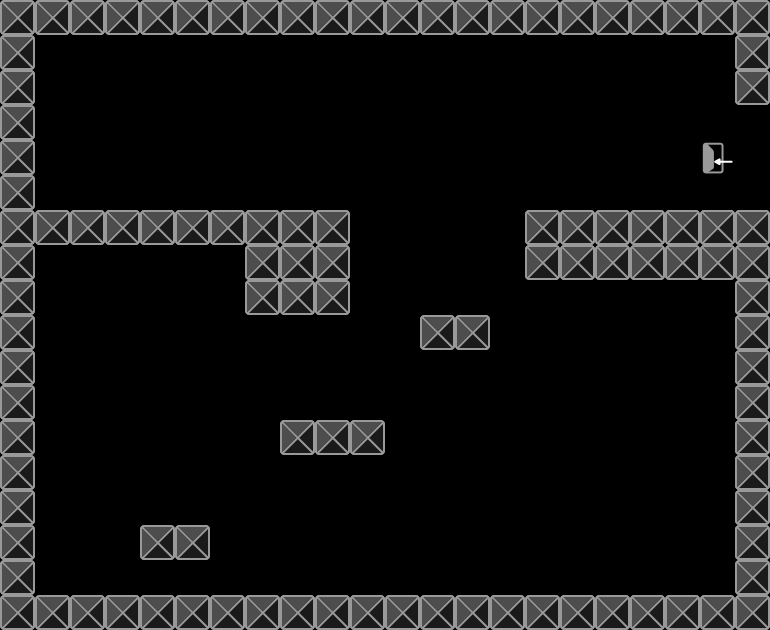

Rendered tile map (Tiled .tmx) drawn with the repository's tilesets; below, a short description and the map source with its tile grids summarised:
An orthogonal 22x18 tile map with 35x35 px tiles, 2 tile layers (platforms, exit).

<map version="1.0" orientation="orthogonal" renderorder="right-down" width="22" height="18" tilewidth="35" tileheight="35">
 <tileset firstgid="1" name="tile" tilewidth="35" tileheight="35">
  <image source="tile.png" width="70" height="35" />
 </tileset>
 <layer name="platforms" width="22" height="18">
  <data>[396 cells, 108 non-empty, 2 distinct tile ids]</data>
 </layer>
 <layer name="exit" width="22" height="18">
  <data>[396 cells, 0 non-empty, 0 distinct tile ids]</data>
 </layer>
</map>
